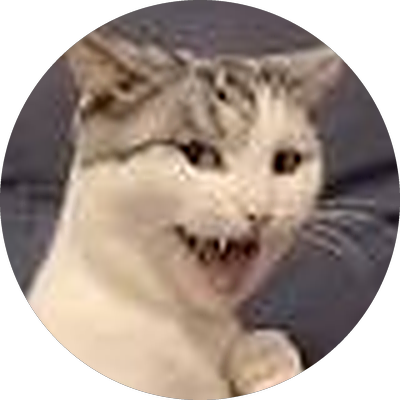
#> input picture assets/chat-rire.png, 400 x 400 px
$ python cat-battle.py
#> lines starting #> are read from the running program, lines starting #| are printed output that depends on the picture
#!/usr/bin/env python3
"""Cat Battle — 4 cats bounce in a shrinking arena. Every crash = -1 HP for the cat that gets hit.
Last cat standing wins (crown + confetti).

Autonomous: numpy + pillow + scipy + ffmpeg. 1080x1920, 60 fps, H.264 + AAC.
Characters: round PNGs from assets/ (Yanis). Audio: sounds/fah.mp3 on every crash
(--sound-mode word) + original synthesized effects (bonk, boom, riser, fanfare).

    python3 cat-battle.py --seed 3 --out out.mp4
"""
import argparse, os, subprocess, tempfile, wave
import numpy as np
from PIL import Image, ImageDraw, ImageFont
from scipy.ndimage import gaussian_filter
from scipy.signal import resample

W, H, FPS = 1080, 1920, 60
CX, CY = 540, 1090
R0, R1 = 430, 250                 # arena radius: start -> end (shrinks)
CR = 72                           # cat radius on screen (<= 100 px, assets are small)
SR = 44100
ROOT = os.path.dirname(os.path.dirname(os.path.abspath(__file__)))

CATS = [  # file, name, team color
    ("chat-rire.png", "LOL", (255, 170, 30)),
    ("chat-noir.png", "BRUH", (170, 90, 255)),
    ("chat-what.png", "WHAT", (255, 70, 90)),
    ("chat-gris.png", "OMG", (60, 220, 255)),
]


def font(size):
    for p in ("/usr/share/fonts/opentype/inter/Inter-ExtraBold.otf",
              "/usr/share/fonts/truetype/dejavu/DejaVuSans-Bold.ttf"):
        if os.path.exists(p):
            return ImageFont.truetype(p, size)
    return ImageFont.load_default()


_tm = {}


def text_mask(txt, size, stroke=0):
    k = (txt, size, stroke)
    if k in _tm:
        return _tm[k]
    f = font(size)
    tmp = Image.new("L", (10, 10))
    b = ImageDraw.Draw(tmp).textbbox((0, 0), txt, font=f, stroke_width=stroke)
    im = Image.new("L", (b[2] - b[0] + 8, b[3] - b[1] + 8), 0)
    ImageDraw.Draw(im).text((4 - b[0], 4 - b[1]), txt, font=f, fill=255, stroke_width=stroke)
    _tm[k] = np.asarray(im, np.float32) / 255.0
    return _tm[k]


def blit_text(img, mask, cx, cy, color, gain=1.0, shadow=True):
    if shadow:
        _blit(img, mask, cx + 5, cy + 6, (0, 0, 0), gain * 0.75)
    _blit(img, mask, cx, cy, color, gain)


def _blit(img, mask, cx, cy, color, gain):
    h, w = mask.shape
    x0, y0 = int(cx - w / 2), int(cy - h / 2)
    xa, ya, xb, yb = max(x0, 0), max(y0, 0), min(x0 + w, W), min(y0 + h, H)
    if xa >= xb or ya >= yb or gain <= 0:
        return
    m = mask[ya - y0:yb - y0, xa - x0:xb - x0, None] * gain
    img[ya:yb, xa:xb] = img[ya:yb, xa:xb] * (1 - m) + np.asarray(color, np.float32) * m


# [9 lines left out: function blit_rgba, not called in this run]


def disc(r, color, ring=0, ring_color=(255, 255, 255)):
    """anti-aliased disc (optionally only a ring) as float RGBA."""
    n = int(np.ceil(r)) + 3
    yy, xx = np.mgrid[-n:n + 1, -n:n + 1]
    d = np.sqrt(xx ** 2 + yy ** 2)
    a = np.clip(r + 0.5 - d, 0, 1)
    if ring:
        a = a * np.clip(d - (r - ring) + 0.5, 0, 1)
    out = np.zeros(d.shape + (4,), np.float32)
    out[..., :3] = color
    out[..., 3] = a
    return out


class CatSprites:
    def __init__(self, path, color):
        self.src = Image.open(path).convert("RGBA")
        self.color = color
        self.cache = {}

    def get(self, rx, ry, grey=False):
        k = (int(rx), int(ry), grey)
        if k not in self.cache:
            sw, sh = max(2 * k[0], 4), max(2 * k[1], 4)
            im = self.src.resize((sw, sh), Image.LANCZOS)
            # soft round mask (anti-aliased edge) + colored team ring
            yy, xx = np.mgrid[0:sh, 0:sw].astype(np.float32)
            e = np.sqrt(((xx + 0.5 - sw / 2) / (sw / 2)) ** 2 + ((yy + 0.5 - sh / 2) / (sh / 2)) ** 2)
            arr = np.asarray(im, np.float32) / 255.0
            rgb = arr[..., :3] * 255
            if grey:
                g = rgb.mean(2, keepdims=True)
                rgb = np.repeat(g, 3, 2) * 0.6
            a = np.clip((1 - e) * min(sw, sh) / 2 + 0.5, 0, 1) * np.maximum(arr[..., 3], (e < 0.97))
            ring = np.clip(1 - np.abs(e - 0.95) * min(sw, sh) / 2 / 4.5, 0, 1)
            rgb = rgb * (1 - ring[..., None]) + np.asarray(self.color, np.float32) * ring[..., None]
            self.cache[k] = np.dstack([rgb, a]).astype(np.float32)
        return self.cache[k]


# ------------------------------------------------------------ simulation ----
def simulate(args):
    rng = np.random.default_rng(args.seed)
    n = len(CATS)
    pos = np.array([[CX + 230 * np.cos(a), CY + 230 * np.sin(a)]
                    for a in np.linspace(0, 2 * np.pi, n, endpoint=False) + 0.4], np.float64)
    ang = rng.uniform(0, 2 * np.pi, n)
    vel = np.stack([np.cos(ang), np.sin(ang)], 1) * args.speed
    hp = np.full(n, args.hp)
    alive = np.ones(n, bool)
    squash = np.zeros(n)
    sq_dir = np.zeros((n, 2))
    dt = 1.0 / FPS
    frames, events = [], []
    crashes = 0
    pair_t = {}
    T, winner = None, None
    t = 0.0
    R = R0
    while True:
        if T is None:
            R_target = {4: R0, 3: 390, 2: R1}.get(int(alive.sum()), R1)
            R = max(R_target, R - 45 * dt)
            spd = args.speed * (1 + 0.035 * crashes)
            sub = 4
            for _ in range(sub):
                h = dt / sub
                pos[alive] += vel[alive] * h
                # walls
                for i in np.nonzero(alive)[0]:
                    rel = pos[i] - (CX, CY)
                    d = np.linalg.norm(rel)
                    if d > R - CR:
                        nr = rel / d
                        if np.dot(vel[i], nr) > 0:
                            vel[i] -= 2 * np.dot(vel[i], nr) * nr
                            # small random kick so it never loops
                            a = rng.uniform(-0.12, 0.12)
                            c, s = np.cos(a), np.sin(a)
                            vel[i] = (c * vel[i][0] - s * vel[i][1], s * vel[i][0] + c * vel[i][1])
                            events.append((t, "wall", pos[i][0]))
                            squash[i], sq_dir[i] = 1.0, nr
                        pos[i] = (CX, CY) + nr * (R - CR)
                # cat vs cat
                ids = np.nonzero(alive)[0]
                for a_ in range(len(ids)):
                    for b_ in range(a_ + 1, len(ids)):
                        i, j = ids[a_], ids[b_]
                        rel = pos[j] - pos[i]
                        d = np.linalg.norm(rel)
                        if d < 2 * CR and d > 1e-6:
                            nr = rel / d
                            vrel = np.dot(vel[i] - vel[j], nr)
                            overlap = 2 * CR - d
                            pos[i] -= nr * overlap / 2
                            pos[j] += nr * overlap / 2
                            if vrel > 0:
                                vel_i_old = vel[i].copy()
                                vel[i] -= vrel * nr
                                vel[j] += vrel * nr
                                if t - pair_t.get((i, j), -9) < args.cooldown:
                                    continue        # bounce only, no damage (avoids double hits)
                                pair_t[(i, j)] = t
                                # attacker = the one pushing harder along the line of impact
                                push_i = np.dot(vel_i_old, nr)
                                push_j = vrel - push_i
                                loser = j if push_i >= push_j else i
                                hp[loser] -= 1
                                crashes += 1
                                mid = (pos[i] + pos[j]) / 2
                                events.append((t, "crash", mid[0]))
                                frames_ev = ("crash", loser, mid.copy(), t)
                                squash[i], sq_dir[i] = 1.0, nr
                                squash[j], sq_dir[j] = 1.0, -nr
                                if hp[loser] <= 0:
                                    alive[loser] = False
                                    events.append((t, "ko", pos[loser][0]))
                                frames.append(frames_ev)
            # keep speeds at the escalating target
            for i in np.nonzero(alive)[0]:
                v = np.linalg.norm(vel[i])
                vel[i] *= spd / max(v, 1e-6)
            if alive.sum() == 1:
                T = t
                winner = int(np.nonzero(alive)[0][0])
                events.append((t, "win", CX))
        squash *= 0.86
        frames.append(("state", pos.copy(), hp.copy(), alive.copy(), squash.copy(), sq_dir.copy(),
                       crashes, R if T is None else None, t))
        t += dt
        if T is not None and t - T > args.outro:
            break
        if t > 70:
            break
    return frames, events, T, winner, t


# --------------------------------------------------------------- render ----
def make_bg(args, rng):
    yy, xx = np.mgrid[0:H, 0:W].astype(np.float32)
    g = (yy / H)[..., None]
    bg = np.array([22, 10, 30], np.float32) * (1 - g) + np.array([8, 6, 14], np.float32) * g
    v = np.sqrt(((xx - W / 2) / (W * 0.75)) ** 2 + ((yy - H / 2) / (H * 0.7)) ** 2)[..., None]
    bg = bg * np.clip(1.25 - v, 0.25, 1.1)
    stripes = (((xx + yy) % 90) < 45).astype(np.float32)[..., None] * np.array([6, 3, 8], np.float32)
    bg = bg + stripes + rng.normal(0, 2.0, (H, W, 1)).astype(np.float32)
    bg = np.clip(bg, 0, 255)
    lines = [args.title] if len(args.title) <= 22 else _wrap(args.title)
    for i, ln in enumerate(lines):
        blit_text(bg, text_mask(ln, 70 if len(ln) <= 22 else 58, 3), W / 2 - 40, 200 + i * 90, (255, 255, 255))
    blit_text(bg, text_mask(args.handle, 50, 2), W / 2, 1665, (255, 255, 255), 0.7)
    d = np.sqrt((xx - CX) ** 2 + (yy - CY) ** 2)
    return bg, d


# [4 lines left out: function _wrap, not called in this run]


def render(args, frames, T, winner, tmp_video):
    rng = np.random.default_rng(args.seed + 5)
    bg, dist = make_bg(args, rng)
    sprites = [CatSprites(os.path.join(ROOT, "assets", f), c) for f, _, c in CATS]
    icons = [s.get(48, 48) for s in sprites]
    icons_dead = [s.get(48, 48, grey=True) for s in sprites]
    heart_on, heart_off = disc(9, (255, 60, 90)), disc(9, (70, 60, 80))
    ff = subprocess.Popen(
        ["ffmpeg", "-y", "-loglevel", "error", "-f", "rawvideo", "-pix_fmt", "rgb24", "-s", f"{W}x{H}",
         "-r", str(FPS), "-i", "-", "-c:v", "libx264", "-preset", "veryfast", "-crf", "19",
         "-pix_fmt", "yuv420p", "-an", tmp_video], stdin=subprocess.PIPE)
    pops = []      # floating texts: (t0, x, y, text, color)
    parts = []     # particles: [x, y, vx, vy, t0, color]
    last_crash = -9
    count_pop = 0.0
    prev_crashes = 0
    shake_t = -9
    R_last = R0
    for fr in frames:
        if fr[0] == "crash":
            _, loser, mid, tc = fr
            last_crash = tc
            name = CATS[loser][1]
            pops.append((tc, mid[0], mid[1] - 40, "FAH!", (255, 255, 255)))
            for _ in range(14):
                a = rng.uniform(0, 2 * np.pi)
                parts.append([mid[0], mid[1], np.cos(a) * rng.uniform(200, 600), np.sin(a) * rng.uniform(200, 600),
                              tc, np.array(CATS[loser][2], np.float32)])
            continue
        _, pos, hp, alive, squash, sq_dir, crashes, R, t = fr
        if R is None:
            R = R_last
        R_last = R
        tt = None if T is None or t < T else t - T
        img = bg.copy()
        # arena ring with glow (color heats up with crashes)
        heat = min(crashes / 30.0, 1.0)
        rc = np.array([150, 80, 255], np.float32) * (1 - heat) + np.array([255, 70, 30], np.float32) * heat
        flash = max(0.0, 1 - (t - last_crash) * 6)
        band = np.clip(1 - np.abs(dist - (R + 6)) / 6.0, 0, 1)
        gl = np.clip(1 - np.abs(dist - (R + 6)) / 40.0, 0, 1) ** 2 * 0.35
        fade = 1.0 if tt is None else max(0.0, 1 - tt * 1.5)
        img += ((band + gl)[..., None] * (rc + 80 * flash)) * fade
        if tt is not None and tt < 1.2:     # shockwave
            sw = np.clip(1 - np.abs(dist - tt * 1700) / 30, 0, 1)[..., None] * (1 - tt / 1.2) ** 1.5
            img += sw * np.array([255, 210, 120], np.float32)
        # particles
        for p in parts:
            age = t - p[4]
            if 0 <= age < 0.7:
                x, y = p[0] + p[2] * age, p[1] + p[3] * age + 500 * age * age
                blit_rgba(img, disc(7 * (1 - age / 0.7) + 2, p[5]), x, y)
        # cats
        for i in range(len(CATS)):
            if not alive[i]:
                continue
            k = 1.0
            if tt is not None and i == winner:
                k = 1 + 0.35 * min(tt / 0.8, 1)
            s = squash[i] * 0.22
            ax = abs(sq_dir[i][0])
            rx = CR * k * (1 - s * ax + s * (1 - ax) * 0.6)
            ry = CR * k * (1 - s * (1 - ax) + s * ax * 0.6)
            px, py = pos[i]
            if tt is not None and i == winner:
                e = min(tt / 0.8, 1)
                e = e * e * (3 - 2 * e)
                px, py = px + (CX - px) * e, py + (CY - py) * e
            blit_rgba(img, sprites[i].get(rx, ry), px, py)
            # small hp bar above cat
            if tt is None:
                frac = hp[i] / args.hp
                bx0, bx1, by = int(px - 60), int(px + 60), int(py - ry - 22)
                if 0 < by < H - 10 and bx0 > 0 and bx1 < W:
                    img[by - 6:by + 6, bx0:bx1] = img[by - 6:by + 6, bx0:bx1] * 0.3
                    c = np.array([90, 255, 90], np.float32) * frac + np.array([255, 50, 50], np.float32) * (1 - frac)
                    img[by - 4:by + 4, bx0 + 2:bx0 + 2 + int((bx1 - bx0 - 4) * frac)] = c
        # winner crown + confetti
        if tt is not None:
            e = min(tt / 0.8, 1)
            cy_top = CY - CR * (1 + 0.35 * e) - 30
            if tt > 0.6:
                a_ = min((tt - 0.6) * 4, 1)
                crown = Image.new("L", (240, 150), 0)
                ImageDraw.Draw(crown).polygon([(10, 140), (230, 140), (230, 30), (175, 80), (120, 5), (65, 80), (10, 30)],
                                              fill=255)
                cm = np.asarray(crown.resize((240, 150), Image.LANCZOS), np.float32) / 255
                bob = 8 * np.sin(tt * 6)
                _blit(img, cm, CX, cy_top - 60 + bob, (255, 205, 40), a_)
            for j in range(90):
                r2 = np.random.default_rng(j)
                x0, sp = r2.uniform(0, W - 140), r2.uniform(350, 700)
                y = -40 + (tt - r2.uniform(0, 0.8)) * sp
                if 0 < y < 1640:
                    c = np.array(CATS[r2.integers(0, 4)][2], np.float32)
                    x = x0 + 30 * np.sin(tt * 4 + j)
                    img[int(y):int(y) + 18, int(x):int(x) + 10] = c
            fl = np.exp(-tt * 6) * 200
            img += fl
        # counter: CRASHES
        if crashes != prev_crashes:
            count_pop, prev_crashes = 1.0, crashes
        count_pop *= 0.85
        size = int(150 * (1 + 0.35 * count_pop))
        blit_text(img, text_mask(str(crashes), size, 4), W / 2 - 160, 420,
                  np.array([255, 220, 60], np.float32) * (1 - heat) + np.array([255, 90, 50], np.float32) * heat)
        blit_text(img, text_mask("CRASHES", 54, 2), W / 2 + 120, 440, (255, 255, 255), 0.9)
        # roster: icon + name + hearts
        for i, (f, name, c) in enumerate(CATS):
            x = 115 + i * 200
            y = 560
            blit_rgba(img, icons[i] if alive[i] else icons_dead[i], x - 40, y)
            blit_text(img, text_mask(name, 34, 2), x + 45, y - 22, c if alive[i] else (110, 110, 110), shadow=False)
            for h_ in range(args.hp):
                hx = x + 6 + (h_ % 5) * 20
                hy = y + 12 + (h_ // 5) * 20
                blit_rgba(img, heart_on if h_ < hp[i] else heart_off, hx, hy)
            if not alive[i]:
                blit_text(img, text_mask("X", 90, 3), x - 40, y, (255, 40, 40), 0.9, shadow=False)
        # floating texts
        for (t0, x, y, txt, col) in pops:
            age = t - t0
            if 0 <= age < 0.55:
                s = min(age * 12, 1) * (1 - max(0, age - 0.35) / 0.2)
                blit_text(img, text_mask(txt, int(84 + 40 * max(0, 0.15 - age) / 0.15), 4),
                          min(max(x, 160), 880), y - 120 * age, (255, 230, 60), s)
        if tt is not None:
            wname = CATS[winner][1]
            a_ = min(max(tt - 0.4, 0) * 4, 1)
            blit_text(img, text_mask("WINNER!", 150, 5), W / 2, CY + 330, (255, 210, 40), a_)
            blit_text(img, text_mask(wname, 110, 4), W / 2, CY + 470, CATS[winner][2], a_)
        out = np.clip(img, 0, 255).astype(np.uint8)
        sh = 0
        if t - last_crash < 0.15:
            sh = int(10 * (1 - (t - last_crash) / 0.15))
        if tt is not None and tt < 0.6:
            sh = int(24 * np.exp(-tt * 6))
        if sh:
            out = np.roll(out, (sh * (1 if int(t * 60) % 2 else -1), sh * (1 if int(t * 60) % 3 else -1)), (0, 1))
        ff.stdin.write(out.tobytes())
    ff.stdin.close()
    ff.wait()


# ---------------------------------------------------------------- audio ----
# [75 lines left out: functions load_word, synth, not called in this run]


def main():
    ap = argparse.ArgumentParser()
    ap.add_argument("--seed", type=int, default=3)
    ap.add_argument("--title", default="Every crash = -1 HP")
    ap.add_argument("--handle", default="@novalabs.hq")
    ap.add_argument("--sound-mode", default="word", choices=["word", "effects"])
    ap.add_argument("--character", default="cats", choices=["cats"])
    ap.add_argument("--hp", type=int, default=10)
    ap.add_argument("--cooldown", type=float, default=0.8)
    ap.add_argument("--speed", type=float, default=360.0)
    ap.add_argument("--outro", type=float, default=3.6)
    ap.add_argument("--dry", action="store_true", help="simulate only, print timing")
    ap.add_argument("--out", default="cat-battle.mp4")
    args = ap.parse_args()

    frames, events, T, winner, total = simulate(args)
    ko = [round(e[0], 1) for e in events if e[1] == "ko"]
    print(f"seed {args.seed}: crashes {sum(e[1] == 'crash' for e in events)}, KOs at {ko}, "
          f"win at {T}, winner {CATS[winner][1] if winner is not None else None}, total {total:.1f}s")
    if args.dry or T is None:
        return
    with tempfile.TemporaryDirectory() as td:
        vid, wav = os.path.join(td, "v.mp4"), os.path.join(td, "a.wav")
        render(args, frames, T, winner, vid)
#> the loop in make_bg, `for i, ln in enumerate(lines):` made 1 pass
#> in text_mask (call 2), `im = Image.new("L", (b[2] - b[0] + 8, b[3] - b[1] + 8), 0)`: im: PIL image 371x59 L; every value is 0
#> in __init__, self.src is the input picture: PIL image 400x400 RGBA; mean R, G, B, A 116.4, 101.5, 91.9, 200.3
#> call 2 of __init__, with path = 'assets/chat-noir.png', color = (170, 90, 255)
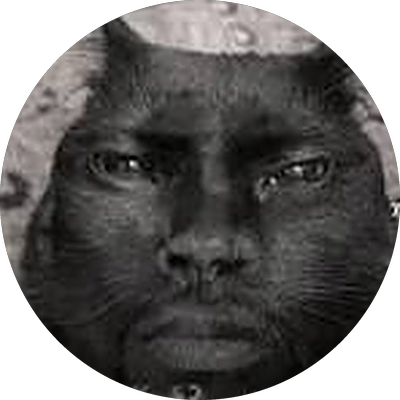
#> input picture assets/chat-noir.png, 400 x 400 px
#> in __init__, self.src is the input picture: PIL image 400x400 RGBA; mean R, G, B, A 53.7, 52.1, 50.9, 200.3
#> call 3 of __init__, with path = 'assets/chat-what.png', color = (255, 70, 90)
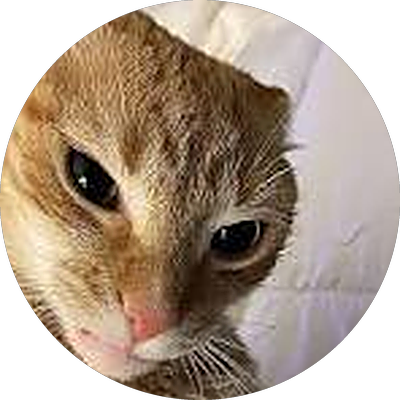
#> input picture assets/chat-what.png, 400 x 400 px
#> in __init__, self.src is the input picture: PIL image 400x400 RGBA; mean R, G, B, A 122.4, 105, 88.9, 200.3
#> call 4 of __init__, with path = 'assets/chat-gris.png', color = (60, 220, 255)
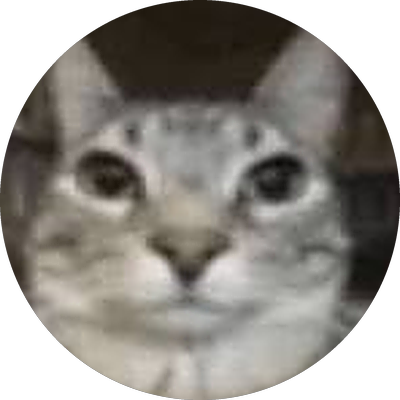
#> input picture assets/chat-gris.png, 400 x 400 px
#> in __init__, self.src is the input picture: PIL image 400x400 RGBA; mean R, G, B, A 93.8, 90.2, 84.5, 200.3
#> call 4 of get, with rx = 48, ry = 48, grey = False
#> in get (call 4), `rgb = rgb * (1 - ring[..., None]) + np.asarray(self.color, np.float32)..`:
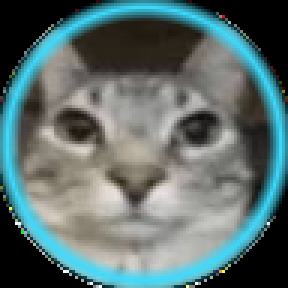
#> rgb: shape (96, 96, 3) float32 (shown 3 times larger); mean R, G, B 92.1, 111, 110.7
#> in render, `icons = [s.get(48, 48) for s in sprites]`: icons = 4 items
#> in get (call 5), `g = rgb.mean(2, keepdims=True)`:
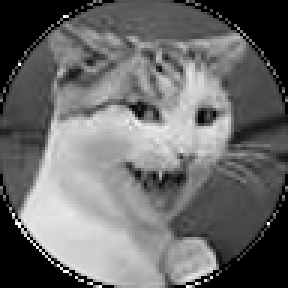
#> g: shape (96, 96, 1) float32 (shown 3 times larger); min 0, max 255, mean 106.7
#> in get (call 5), `rgb = rgb * (1 - ring[..., None]) + np.asarray(self.color, np.float32)..`:
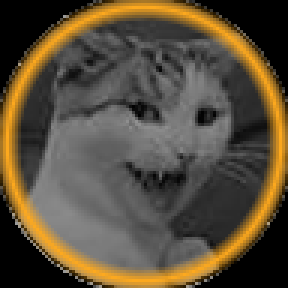
#> rgb: shape (96, 96, 3) float32 (shown 3 times larger); mean R, G, B 90.1, 78.5, 59.3
#> in get (call 6), `k = (int(rx), int(ry), grey)`: k = (48, 48, True)
#> in get (call 6), `rgb = rgb * (1 - ring[..., None]) + np.asarray(self.color, np.float32)..`:
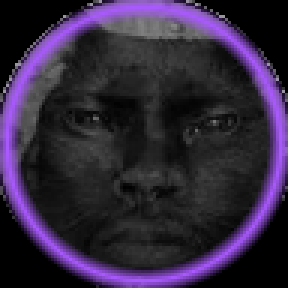
#> rgb: shape (96, 96, 3) float32 (shown 3 times larger); mean R, G, B 49.5, 38.6, 61.2
#> in render, `icons_dead = [s.get(48, 48, grey=True) for s in sprites]`: icons_dead = 4 items
        pcm = synth(events, T, total, args)
        with wave.open(wav, "wb") as w:
            w.setnchannels(2); w.setsampwidth(2); w.setframerate(SR); w.writeframes(pcm.tobytes())
        subprocess.run(["ffmpeg", "-y", "-loglevel", "error", "-i", vid, "-i", wav, "-c:v", "copy",
                        "-c:a", "aac", "-b:a", "192k", "-t", f"{total:.3f}", "-movflags", "+faststart",
                        args.out], check=True)
    print(f"done: {args.out}")


if __name__ == "__main__":
#> (the run stopped early here; a loop or call above may not have finished)
